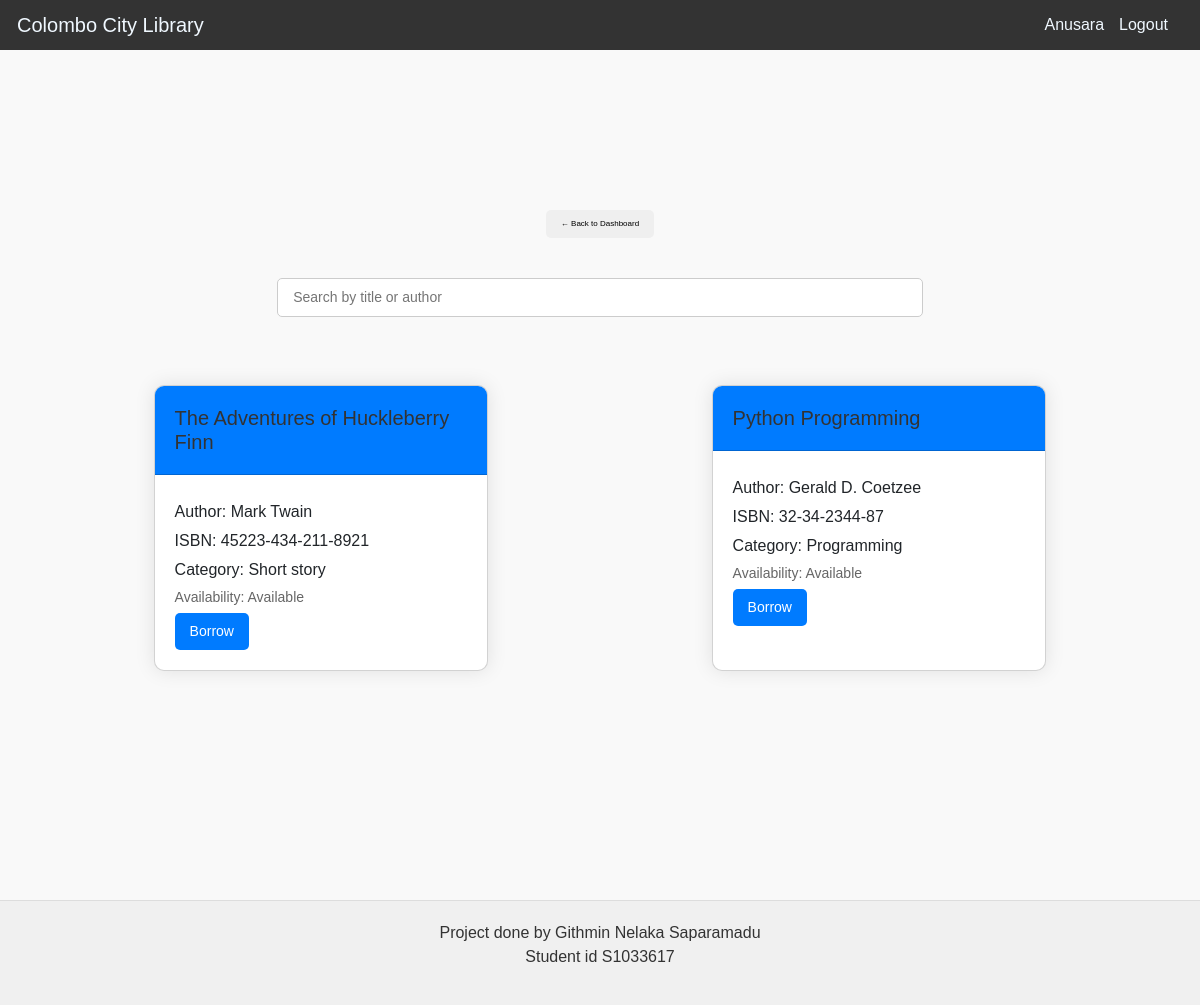
Page /catalog/ (signed in) on the committed database.
### library/models.py (models this page shows)
class Book(models.Model):
    title = models.CharField(max_length=100)
    author = models.CharField(max_length=100)
    isbn = models.CharField(max_length=13)
    category = models.CharField(max_length=50)
    is_available = models.BooleanField(default=True)

### library/views.py (the view)
# urls.py: path('catalog/', views.catalog, name='catalog'),
def catalog(request):
    books = Book.objects.filter(is_available=True)
    return render(request, 'catalog.html', {'books': books})

### templates/catalog.html (shortened to what this page needs)
{% extends 'navbar.html' %}
{% block content %}
    <div class="container">
        <button class="back-btn" onclick="window.history.back()">
            &larr; Back to Dashboard
        </button>
        <div class="search-container">
            <input type="text" id="searchInput" class="search-input" placeholder="Search by title or author">
        </div>
        <div class="card-container mt-5">
            {% for book in books %}
                <div class="card" data-title="{{ book.title|lower }}" data-author="{{ book.author|lower }}">
                    <div class="card-header">
                        <h3 class="card-title">{{ book.title }}</h3>
                    </div>
                    <div class="card-body">
                        <p>Author: {{ book.author }}</p>
                        <p>ISBN: {{ book.isbn }}</p>
                        <p>Category: {{ book.category }}</p>
                        {% if book.is_available %}
                            <p class="availability">Availability: Available</p>
                            <form method="post" action="{% url 'borrow_book' %}">
                                <button type="submit" class="btn">Borrow</button>
                            </form>
                        {% else %}
                            <p class="availability">Availability: Not Available</p>
                        {% endif %}
                    </div>
                </div>
            {% endfor %}
        </div>
    </div>
    <div class="footer">
        <p>Project done by Githmin Nelaka Saparamadu<br>Student id S1033617</p>
    </div>
{% endblock %}

### templates/navbar.html (shortened to what this page needs)
{% load static %}
<!DOCTYPE html>
<html lang="en">
<head>
    <link rel="stylesheet" href="https://cdnjs.cloudflare.com/ajax/libs/twitter-bootstrap/5.3.0/css/bootstrap.min.css">
</head>
<body>
    <nav class="navbar">
        <div class="container-fluid">
            <a class="navbar-brand" style="color: aliceblue " href="#">Colombo City Library</a>
            <ul class="navbar-nav">
                {% if user.is_authenticated %}
                <li class="nav-item">
                    <a class="nav-link" style="color: aliceblue" href="#" data-bs-toggle="modal" data-bs-target="#userModal">{{ user.username }}</a>
                </li>
                <li class="nav-item">
                    <a class="nav-link" style="color: aliceblue" href="#" onclick="event.preventDefault(); document.getElementById('logout-form').submit();">Logout</a>
                </li>
                {% endif %}
            </ul>
        </div>
    </nav>
    <div class="content">
        {% block content %}
        {% endblock %}
    </div>
</body>
</html>

### templates/navbar.html (style rules this page uses)
body, html { margin: 0; padding: 0; font-family: Arial, sans-serif; background-image: url('../library/static/librarybg.jpg'); }
.navbar { background-color: #333; color: white; padding: 5px; text-align: left; }
.navbar-nav { flex-direction: row; }
.nav-item { margin-right: 15px; }

### templates/catalog.html (style rules this page uses)
body { background-color: #f9f9f9; font-family: 'Poppins', sans-serif; color: #333; margin: 0; padding: 0; }
.container { display: flex; justify-content: center; align-items: center; min-height: 100vh; flex-direction: column; }
.search-container { margin-top: 20px; text-align: center; width: 100%; padding: 20px; box-sizing: border-box; top: 0; }
.search-input { padding: 8px 15px; border-radius: 5px; border: 1px solid #ccc; width: 60%; font-size: 14px; }
.card-container { width: 100%; display: flex; flex-wrap: wrap; justify-content: space-around; }
.card { width: 30%; margin-bottom: 20px; border-radius: 10px; box-shadow: 0 0 20px rgba(0, 0, 0, 0.1); background-color: #fff; overflow: hidden; transition: transform 0.3s; display: none; }
.card-header { padding: 20px; background-color: #007bff; color: #fff; border-top-left-radius: 10px; border-top-right-radius: 10px; }
.card-title { margin: 0; font-size: 20px; color: #333; }
.card-body { padding: 20px; }
.btn { display: inline-block; padding: 8px 15px; border-radius: 5px; font-size: 14px; background-color: #007bff; color: #fff; border: none; cursor: pointer; transition: background-color 0.3s; }
.back-btn { display: inline-block; padding: 8px 15px; border-radius: 5px; font-size: 8px; color: #000000; border: none; cursor: pointer; transition: background-color 0.4s; }
.availability { margin-top: 10px; font-size: 14px; color: #666; }
.card p { margin: 5px 0; }
.footer { text-align: center; margin-top: 50px; padding: 20px 0; background-color: #f0f0f0; border-top: 1px solid #ddd; }

### rows in the picture
Book: title "The Adventures of Huckleberry Finn", author "Mark Twain", isbn "45223-434-211-8921", category "Short story"
Book: title "Python Programming", author "Gerald D. Coetzee", isbn "32-34-2344-87", category "Programming"

### other values in the picture
{{ user.username }} "Anusara"
